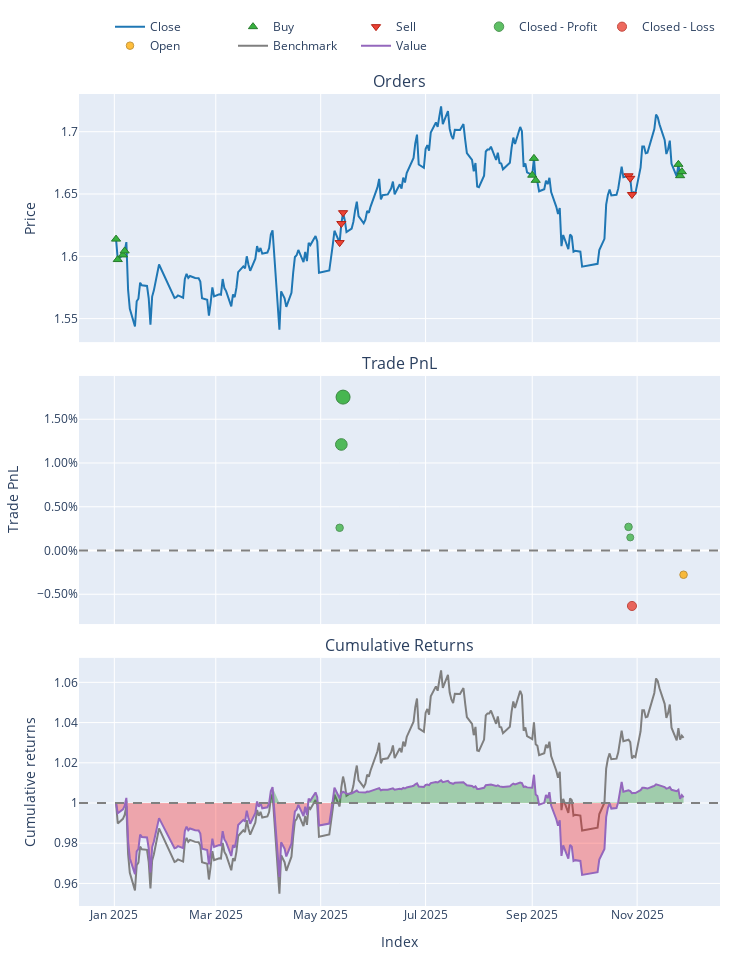

This figure's notebook cell:
### Code cell
single_bt.plot(column = single_bt.pf.close.columns[1])

### Figure 1 — Plotly figure (JSON) as saved in the notebook; plotly's stock layout.template omitted (floating-point values rounded to 4 significant figures; data arrays with more than 128 entries replaced by an {"elided": "..."} marker saying what was removed)
{"data": [{"legendgroup": "0", "line": {"color": "#1f77b4"}, "name": "Close", "showlegend": true, "type": "scatter", "uid": "b5a6f548-f80f-4f5f-ba2b-700665caace3", "x": {"elided": "220 str values"}, "xaxis": "x", "y": {"elided": "220 float values"}, "yaxis": "y"}, {"customdata": [[1.0, 6197.0, 0.0], [3.0, 4058.0, 0.0], [5.0, 787.9, 0.0], [7.0, 158.3, 0.0], [15.0, 8204.0, 0.0], [17.0, 1631.0, 0.0], [19.0, 360.0, 0.0], [27.0, 8416.0, 0.0], [29.0, 1695.0, 0.0], [31.0, 337.5, 0.0]], "hovertemplate": "Order Id: %{customdata[0]}<br>Timestamp: %{x}<br>Price: %{y}<br>Size: %{customdata[1]:.6f}<br>Fees: %{customdata[2]:.6f}", "legendgroup": "1", "marker": {"color": "#37B13F", "line": {"color": "rgb(38,123,44)", "width": 1}, "size": 8, "symbol": "triangle-up"}, "mode": "markers", "name": "Buy", "type": "scatter", "uid": "5f3aad9b-9b1c-4ef7-a21f-0798881edacc", "x": ["2025-01-02T00:00:00+08:00", "2025-01-03T00:00:00+08:00", "2025-01-06T00:00:00+08:00", "2025-01-07T00:00:00+08:00", "2025-09-01T00:00:00+08:00", "2025-09-02T00:00:00+08:00", "2025-09-03T00:00:00+08:00", "2025-11-25T00:00:00+08:00", "2025-11-26T00:00:00+08:00", "2025-11-27T00:00:00+08:00"], "xaxis": "x", "y": [1.614, 1.597, 1.601, 1.604, 1.665, 1.679, 1.661, 1.674, 1.665, 1.668], "yaxis": "y"}, {"customdata": [[8.0, 7892.0, 0.0], [10.0, 1632.0, 0.0], [12.0, 338.5, 0.0], [20.0, 8143.0, 0.0], [22.0, 1709.0, 0.0], [24.0, 294.5, 0.0]], "hovertemplate": "Order Id: %{customdata[0]}<br>Timestamp: %{x}<br>Price: %{y}<br>Size: %{customdata[1]:.6f}<br>Fees: %{customdata[2]:.6f}", "legendgroup": "2", "marker": {"color": "#EA4335", "line": {"color": "rgb(181,31,18)", "width": 1}, "size": 8, "symbol": "triangle-down"}, "mode": "markers", "name": "Sell", "type": "scatter", "uid": "eb138473-753f-43f0-9bfc-8661d865f6b0", "x": ["2025-05-12T00:00:00+08:00", "2025-05-13T00:00:00+08:00", "2025-05-14T00:00:00+08:00", "2025-10-27T00:00:00+08:00", "2025-10-28T00:00:00+08:00", "2025-10-29T00:00:00+08:00"], "xaxis": "x", "y": [1.611, 1.626, 1.635, 1.665, 1.663, 1.65], "yaxis": "y"}, {"customdata": [[10.0, 1.0, 32.91, 0.002595], [11.0, 1.0, 31.77, 0.01212], [12.0, 1.0, 9.536, 0.01753], [13.0, 1.0, 36.48, 0.002698], [14.0, 1.0, 4.238, 0.001494]], "hovertemplate": "Exit Trade Id: %{customdata[0]}<br>Position Id: %{customdata[1]}<br>Exit Timestamp: %{x}<br>PnL: %{customdata[2]:.6f}<br>Return: %{customdata[3]:.2%}", "legendgroup": "3", "marker": {"color": "#37B13F", "line": {"color": "rgb(38,123,44)", "width": 1}, "opacity": [0.7603, 0.8494, 0.9, 0.7613, 0.75], "size": [7.481, 11.64, 14.0, 7.526, 7.0], "symbol": "circle"}, "mode": "markers", "name": "Closed - Profit", "type": "scatter", "uid": "6b92afc3-fcdc-47a4-bfcd-1e7bebc44aec", "x": ["2025-05-12T00:00:00+08:00", "2025-05-13T00:00:00+08:00", "2025-05-14T00:00:00+08:00", "2025-10-27T00:00:00+08:00", "2025-10-28T00:00:00+08:00"], "xaxis": "x2", "y": [0.002595, 0.01212, 0.01753, 0.002698, 0.001494], "yaxis": "y2"}, {"customdata": [[15.0, 1.0, -3.098, -0.006337]], "hovertemplate": "Exit Trade Id: %{customdata[0]}<br>Position Id: %{customdata[1]}<br>Exit Timestamp: %{x}<br>PnL: %{customdata[2]:.6f}<br>Return: %{customdata[3]:.2%}", "legendgroup": "4", "marker": {"color": "#EA4335", "line": {"color": "rgb(181,31,18)", "width": 1}, "opacity": [0.7953], "size": [9.114], "symbol": "circle"}, "mode": "markers", "name": "Closed - Loss", "type": "scatter", "uid": "8f3931f2-d168-49ba-987c-087a36f1a265", "x": ["2025-10-29T00:00:00+08:00"], "xaxis": "x2", "y": [-0.006337], "yaxis": "y2"}, {"customdata": [[16.0, 1.0, -54.75, -0.002769]], "hovertemplate": "Exit Trade Id: %{customdata[0]}<br>Position Id: %{customdata[1]}<br>Exit Timestamp: %{x}<br>PnL: %{customdata[2]:.6f}<br>Return: %{customdata[3]:.2%}", "legendgroup": "5", "marker": {"color": "#FFAA00", "line": {"color": "rgb(178,118,0)", "width": 1}, "opacity": [0.7619], "size": [7.557], "symbol": "circle"}, "mode": "markers", "name": "Open", "type": "scatter", "uid": "224d2861-30e4-4430-997f-b40df845d42d", "x": ["2025-11-28T00:00:00+08:00"], "xaxis": "x2", "y": [-0.002769], "yaxis": "y2"}, {"legendgroup": "6", "line": {"color": "#7f7f7f"}, "name": "Benchmark", "showlegend": true, "type": "scatter", "uid": "c65a5cc9-0651-4c3a-9509-15acf17ccfec", "x": {"elided": "220 str values"}, "xaxis": "x3", "y": {"elided": "220 float values"}, "yaxis": "y3"}, {"hoverinfo": "skip", "legendgroup": "7", "line": {"color": "rgba(0, 0, 0, 0)", "width": 0}, "opacity": 0, "showlegend": false, "type": "scatter", "uid": "7cc75f43-3fd7-4b1d-b0de-5019acd21308", "x": {"elided": "220 str values"}, "xaxis": "x3", "y": {"elided": "220 int values"}, "yaxis": "y3"}, {"connectgaps": false, "fill": "tonexty", "fillcolor": "rgba(0, 128, 0, 0.3)", "hoverinfo": "skip", "legendgroup": "7", "line": {"color": "rgba(0, 0, 0, 0)", "width": 0}, "opacity": 0, "showlegend": false, "type": "scatter", "uid": "c8b3a2b0-bc3a-488a-9257-b42758d6991f", "x": {"elided": "220 str values"}, "xaxis": "x3", "y": {"elided": "220 float values"}, "yaxis": "y3"}, {"hoverinfo": "skip", "legendgroup": "7", "line": {"color": "rgba(0, 0, 0, 0)", "width": 0}, "opacity": 0, "showlegend": false, "type": "scatter", "uid": "ed9956ab-6e84-4297-9c34-c586706f7739", "x": {"elided": "220 str values"}, "xaxis": "x3", "y": {"elided": "220 int values"}, "yaxis": "y3"}, {"connectgaps": false, "fill": "tonexty", "fillcolor": "rgba(255, 0, 0, 0.3)", "hoverinfo": "skip", "legendgroup": "7", "line": {"color": "rgba(0, 0, 0, 0)", "width": 0}, "opacity": 0, "showlegend": false, "type": "scatter", "uid": "2480944e-80d9-40f0-9f57-2030fda9d7ec", "x": {"elided": "220 str values"}, "xaxis": "x3", "y": {"elided": "220 float values"}, "yaxis": "y3"}, {"legendgroup": "8", "line": {"color": "#9467bd"}, "name": "Value", "showlegend": true, "type": "scatter", "uid": "254a0976-8c76-4920-9705-4151a20775a5", "x": {"elided": "220 str values"}, "xaxis": "x3", "y": {"elided": "220 float values"}, "yaxis": "y3"}, {"hoverinfo": "skip", "legendgroup": "7", "line": {"color": "rgba(0, 0, 0, 0)", "width": 0}, "opacity": 0, "showlegend": false, "type": "scatter", "uid": "c4563e17-6a6a-443a-b3d3-4fd580704dc2", "x": {"elided": "220 str values"}, "xaxis": "x3", "y": {"elided": "220 int values"}, "yaxis": "y3"}], "layout": {"annotations": [{"font": {"size": 16}, "showarrow": false, "text": "Orders", "x": 0.5, "xanchor": "center", "xref": "paper", "y": 1, "yanchor": "bottom", "yref": "paper"}, {"font": {"size": 16}, "showarrow": false, "text": "Trade PnL", "x": 0.5, "xanchor": "center", "xref": "paper", "y": 0.6528, "yanchor": "bottom", "yref": "paper"}, {"font": {"size": 16}, "showarrow": false, "text": "Cumulative Returns", "x": 0.5, "xanchor": "center", "xref": "paper", "y": 0.3056, "yanchor": "bottom", "yref": "paper"}], "height": 960, "legend": {"orientation": "h", "traceorder": "normal", "x": 1, "xanchor": "right", "y": 1.042, "yanchor": "bottom"}, "margin": {"b": 30, "l": 30, "r": 30, "t": 30}, "shapes": [{"line": {"color": "gray", "dash": "dash"}, "type": "line", "x0": 0, "x1": 1, "xref": "paper", "y0": 0, "y1": 0, "yref": "y2"}, {"line": {"color": "gray", "dash": "dash"}, "type": "line", "x0": 0, "x1": 1, "xref": "paper", "y0": 1, "y1": 1, "yref": "y3"}], "showlegend": true, "width": 750, "xaxis": {"anchor": "y", "domain": [0, 1], "matches": "x3", "showticklabels": false}, "xaxis2": {"anchor": "y2", "domain": [0, 1], "matches": "x3", "showticklabels": false}, "xaxis3": {"anchor": "y3", "domain": [0, 1], "title": {"text": "Index"}}, "yaxis": {"anchor": "x", "domain": [0.6944, 1], "title": {"text": "Price"}}, "yaxis2": {"anchor": "x2", "domain": [0.3472, 0.6528], "tickformat": ".2%", "title": {"text": "Trade PnL"}}, "yaxis3": {"anchor": "x3", "domain": [0, 0.3056], "title": {"text": "Cumulative returns"}}}}
